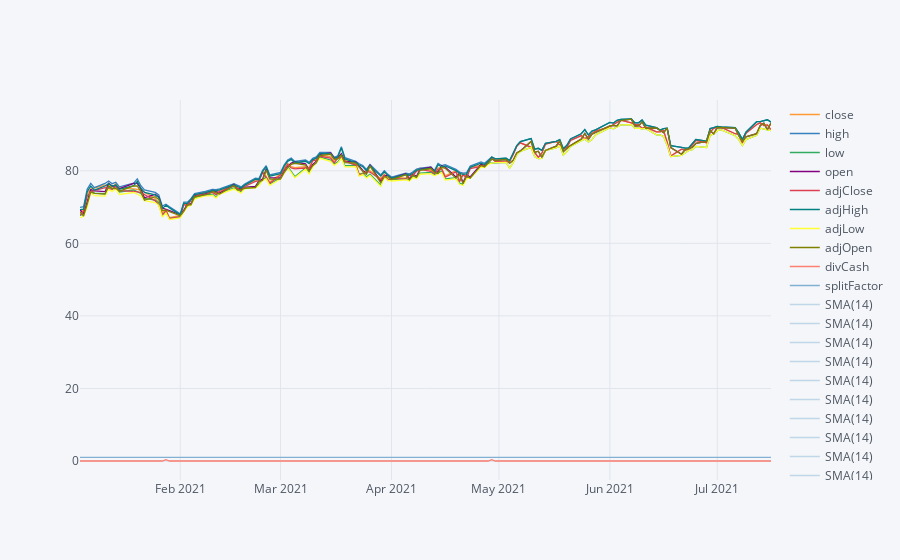

Notebook cell for this chart:
### Code cell
banks['MS'].drop(['adjVolume','volume'],axis=1).ta_plot(study='sma')

### Figure 1 — Plotly figure (JSON) as saved in the notebook; plotly's stock layout.template omitted (floating-point values rounded to 4 significant figures; data arrays with more than 128 entries replaced by an {"elided": "..."} marker saying what was removed)
{"data": [{"line": {"color": "rgba(255, 153, 51, 1.0)", "dash": "solid", "shape": "linear", "width": 1.3}, "mode": "lines", "name": "close", "text": "", "type": "scatter", "x": {"elided": "135 str values"}, "y": {"elided": "135 float values"}}, {"line": {"color": "rgba(55, 128, 191, 1.0)", "dash": "solid", "shape": "linear", "width": 1.3}, "mode": "lines", "name": "high", "text": "", "type": "scatter", "x": {"elided": "135 str values"}, "y": {"elided": "135 float values"}}, {"line": {"color": "rgba(50, 171, 96, 1.0)", "dash": "solid", "shape": "linear", "width": 1.3}, "mode": "lines", "name": "low", "text": "", "type": "scatter", "x": {"elided": "135 str values"}, "y": {"elided": "135 float values"}}, {"line": {"color": "rgba(128, 0, 128, 1.0)", "dash": "solid", "shape": "linear", "width": 1.3}, "mode": "lines", "name": "open", "text": "", "type": "scatter", "x": {"elided": "135 str values"}, "y": {"elided": "135 float values"}}, {"line": {"color": "rgba(219, 64, 82, 1.0)", "dash": "solid", "shape": "linear", "width": 1.3}, "mode": "lines", "name": "adjClose", "text": "", "type": "scatter", "x": {"elided": "135 str values"}, "y": {"elided": "135 float values"}}, {"line": {"color": "rgba(0, 128, 128, 1.0)", "dash": "solid", "shape": "linear", "width": 1.3}, "mode": "lines", "name": "adjHigh", "text": "", "type": "scatter", "x": {"elided": "135 str values"}, "y": {"elided": "135 float values"}}, {"line": {"color": "rgba(255, 255, 51, 1.0)", "dash": "solid", "shape": "linear", "width": 1.3}, "mode": "lines", "name": "adjLow", "text": "", "type": "scatter", "x": {"elided": "135 str values"}, "y": {"elided": "135 float values"}}, {"line": {"color": "rgba(128, 128, 0, 1.0)", "dash": "solid", "shape": "linear", "width": 1.3}, "mode": "lines", "name": "adjOpen", "text": "", "type": "scatter", "x": {"elided": "135 str values"}, "y": {"elided": "135 float values"}}, {"line": {"color": "rgba(251, 128, 114, 1.0)", "dash": "solid", "shape": "linear", "width": 1.3}, "mode": "lines", "name": "divCash", "text": "", "type": "scatter", "x": {"elided": "135 str values"}, "y": {"elided": "135 float values"}}, {"line": {"color": "rgba(128, 177, 211, 1.0)", "dash": "solid", "shape": "linear", "width": 1.3}, "mode": "lines", "name": "splitFactor", "text": "", "type": "scatter", "x": {"elided": "135 str values"}, "y": {"elided": "135 int values"}}, {"line": {"color": "rgba(55, 128, 191, 0.27999999999999986)", "dash": "solid", "shape": "linear", "width": 1.3}, "mode": "lines", "name": "SMA(14)", "text": "", "type": "scatter", "x": {"elided": "135 str values"}, "y": {"elided": "135x10 mixed values"}}, {"line": {"color": "rgba(55, 128, 191, 0.27999999999999986)", "dash": "solid", "shape": "linear", "width": 1.3}, "mode": "lines", "name": "SMA(14)", "text": "", "type": "scatter", "x": {"elided": "135 str values"}, "y": {"elided": "135x10 mixed values"}}, {"line": {"color": "rgba(55, 128, 191, 0.27999999999999986)", "dash": "solid", "shape": "linear", "width": 1.3}, "mode": "lines", "name": "SMA(14)", "text": "", "type": "scatter", "x": {"elided": "135 str values"}, "y": {"elided": "135x10 mixed values"}}, {"line": {"color": "rgba(55, 128, 191, 0.27999999999999986)", "dash": "solid", "shape": "linear", "width": 1.3}, "mode": "lines", "name": "SMA(14)", "text": "", "type": "scatter", "x": {"elided": "135 str values"}, "y": {"elided": "135x10 mixed values"}}, {"line": {"color": "rgba(55, 128, 191, 0.27999999999999986)", "dash": "solid", "shape": "linear", "width": 1.3}, "mode": "lines", "name": "SMA(14)", "text": "", "type": "scatter", "x": {"elided": "135 str values"}, "y": {"elided": "135x10 mixed values"}}, {"line": {"color": "rgba(55, 128, 191, 0.27999999999999986)", "dash": "solid", "shape": "linear", "width": 1.3}, "mode": "lines", "name": "SMA(14)", "text": "", "type": "scatter", "x": {"elided": "135 str values"}, "y": {"elided": "135x10 mixed values"}}, {"line": {"color": "rgba(55, 128, 191, 0.27999999999999986)", "dash": "solid", "shape": "linear", "width": 1.3}, "mode": "lines", "name": "SMA(14)", "text": "", "type": "scatter", "x": {"elided": "135 str values"}, "y": {"elided": "135x10 mixed values"}}, {"line": {"color": "rgba(55, 128, 191, 0.27999999999999986)", "dash": "solid", "shape": "linear", "width": 1.3}, "mode": "lines", "name": "SMA(14)", "text": "", "type": "scatter", "x": {"elided": "135 str values"}, "y": {"elided": "135x10 mixed values"}}, {"line": {"color": "rgba(55, 128, 191, 0.27999999999999986)", "dash": "solid", "shape": "linear", "width": 1.3}, "mode": "lines", "name": "SMA(14)", "text": "", "type": "scatter", "x": {"elided": "135 str values"}, "y": {"elided": "135x10 mixed values"}}, {"line": {"color": "rgba(55, 128, 191, 0.27999999999999986)", "dash": "solid", "shape": "linear", "width": 1.3}, "mode": "lines", "name": "SMA(14)", "text": "", "type": "scatter", "x": {"elided": "135 str values"}, "y": {"elided": "135x10 mixed values"}}], "layout": {"legend": {"bgcolor": "#F5F6F9", "font": {"color": "#4D5663"}}, "paper_bgcolor": "#F5F6F9", "plot_bgcolor": "#F5F6F9", "title": {"font": {"color": "#4D5663"}}, "xaxis": {"gridcolor": "#E1E5ED", "showgrid": true, "tickfont": {"color": "#4D5663"}, "title": {"font": {"color": "#4D5663"}, "text": ""}, "zerolinecolor": "#E1E5ED"}, "yaxis": {"gridcolor": "#E1E5ED", "showgrid": true, "tickfont": {"color": "#4D5663"}, "title": {"font": {"color": "#4D5663"}, "text": ""}, "zerolinecolor": "#E1E5ED"}}}
